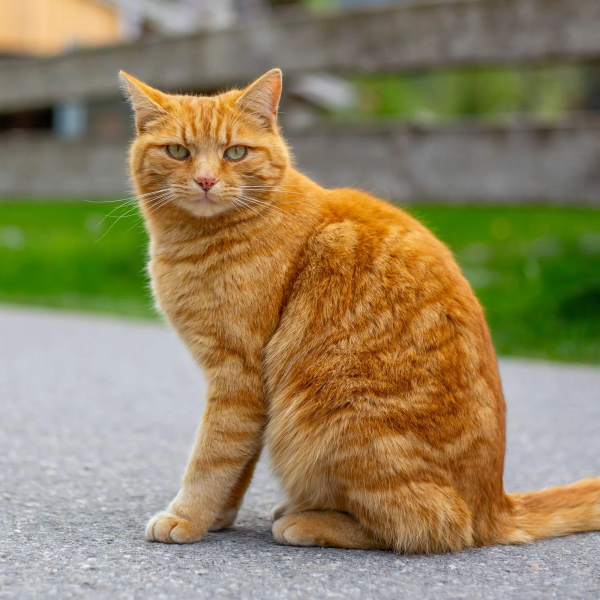
#> input picture cat.jpg, 1200 x 1200 px (shown at 1/2 size)
$ python compare.py
#> lines starting #> are read from the running program, lines starting #| are printed output that depends on the picture
### utils.py
from PIL import Image
import os


def load(path, scale=1.0):
#> called with path = 'cat.jpg', scale = 0.25
    img = Image.open(path)
#> img is the input picture: PIL image 1200x1200 RGB; mean R, G, B 145.6, 131.4, 96.4
    base_name = os.path.splitext(path)[0]
    print(f"Opened: {path}")
    print(f"Size: {img.size[0]}x{img.size[1]}  Mode: {img.mode}")
#| Size: 1200x1200  Mode: RGB

    gray = img.convert("L")
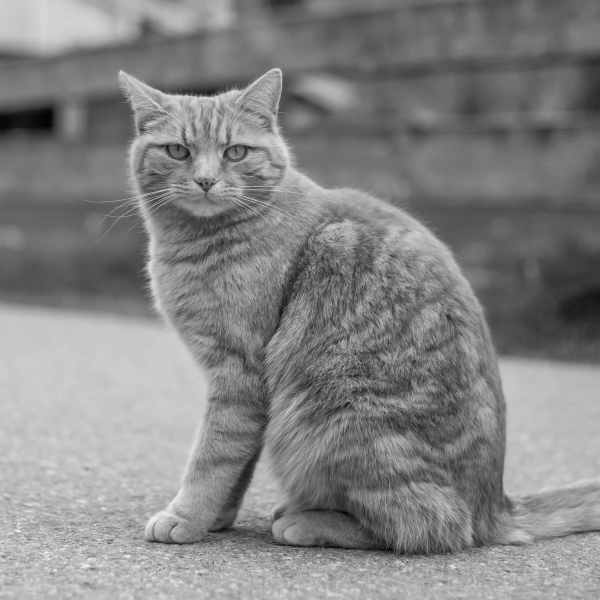
#> gray: PIL image 1200x1200 L (shown at 1/2 size); min 2, max 248, mean 131.6
    if scale != 1.0:
        new_size = (int(img.width * scale), int(img.height * scale))
#> new_size = (300, 300)
        gray = gray.resize(new_size, Image.LANCZOS)
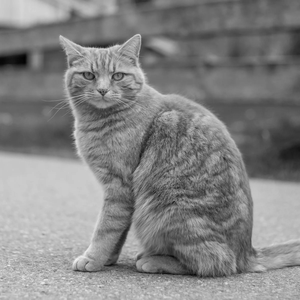
#> gray: PIL image 300x300 L; min 2, max 244, mean 131.6
        print(f"Scaled to: {gray.size[0]}x{gray.size[1]}")
#| Scaled to: 300x300

    width, height = gray.size
#> width = 300; height = 300
    pixels = [float(p) for p in gray.getdata()]
#> pixels = 90000 items
    return pixels, width, height, base_name


OUTPUT_DIR = "output"


# [7 lines left out: function save, not called in this run]

### threshold.py
from utils import load, save

FILE = "cat.jpg"
SCALE = 0.25
THRESHOLD = 128


def dither(pixels, width, height):
    return [255.0 if p >= THRESHOLD else 0.0 for p in pixels]


# [4 lines that do not run on import are left out]

### random_noise.py
import random
from utils import load, save

FILE = "cat.jpg"
SCALE = 0.25
STRENGTH = .75  # 0.0 = hard threshold, 1.0 = full noise


def dither(pixels, width, height, strength=STRENGTH):
    return [
        255.0 if p > 128 + (random.uniform(0, 255) - 128) * strength else 0.0
        for p in pixels
    ]


# [4 lines that do not run on import are left out]

### blue_noise.py
import numpy as np
from utils import load, save

FILE = "cat.jpg"
SCALE = 0.25
TILE = 64       # blue noise texture tile size
STRENGTH = .75  # 0.0 = hard threshold, 1.0 = full noise


def make_blue_noise(size=64, seed=42):
    """Generate a blue noise tile via frequency-domain filtering of white noise."""
    rng = np.random.default_rng(seed)
    white = rng.random((size, size))

    # Build a high-pass frequency weight: weight each frequency by its magnitude
    freq = np.fft.fftfreq(size)
    fx, fy = np.meshgrid(freq, freq)
    magnitude = np.sqrt(fx**2 + fy**2)
    magnitude[0, 0] = 1  # avoid divide-by-zero at DC; DC will be zeroed anyway

    # Filter: amplify high frequencies, suppress low
    F = np.fft.fft2(white)
    F_filtered = F * magnitude
    filtered = np.real(np.fft.ifft2(F_filtered))

    # Rank-order normalize to [0, 255] so thresholds are uniformly spread
    flat = filtered.ravel()
    order = np.argsort(flat)
    result = np.empty_like(flat)
    result[order] = np.linspace(0, 255, len(flat))
    return result.reshape(size, size)


_BLUE_NOISE = make_blue_noise(TILE)


def dither(pixels, width, height, strength=STRENGTH):
    result = []
    for i, p in enumerate(pixels):
        x = i % width
        y = i // width
        threshold = 128 + (_BLUE_NOISE[y % TILE, x % TILE] - 128) * strength
        result.append(255.0 if p > threshold else 0.0)
    return result


# [4 lines that do not run on import are left out]

### floyd_steinberg.py
from utils import load, save

FILE = "cat.jpg"
SCALE = 0.25


def dither(pixels, width, height):
    buf = list(pixels)

    for y in range(height):
        for x in range(width):
            old = buf[y * width + x]
            new = 255.0 if old >= 128 else 0.0
            buf[y * width + x] = new
            err = old - new

            if x + 1 < width:
                buf[y * width + (x + 1)] += err * 7 / 16
            if y + 1 < height:
                if x - 1 >= 0:
                    buf[(y + 1) * width + (x - 1)] += err * 3 / 16
                buf[(y + 1) * width + x] += err * 5 / 16
                if x + 1 < width:
                    buf[(y + 1) * width + (x + 1)] += err * 1 / 16

    return buf


# [4 lines that do not run on import are left out]

### bayer.py
from utils import load, save

FILE = "cat.jpg"
SCALE = 0.25
SIZE = 4        # 2 for 2x2 matrix, 4 for 4x4 matrix
STRENGTH = 1.0  # 0.0 = hard threshold, 1.0 = full range

BAYER_2X2 = [
    [0, 2],
    [3, 1],
]

BAYER_4X4 = [
    [ 0,  8,  2, 10],
    [12,  4, 14,  6],
    [ 3, 11,  1,  9],
    [15,  7, 13,  5],
]


def make_threshold_matrix(bayer):
    """Normalize a Bayer matrix to [0, 255] thresholds."""
    n = len(bayer) * len(bayer[0])
    return [[(v + 0.5) / n * 255 for v in row] for row in bayer]


_MATRICES = {
    2: make_threshold_matrix(BAYER_2X2),
    4: make_threshold_matrix(BAYER_4X4),
}


def dither(pixels, width, height, size=SIZE, strength=STRENGTH):
    matrix = _MATRICES[size]
    result = []
    for i, p in enumerate(pixels):
        x = i % width
        y = i // width
        threshold = 128 + (matrix[y % size][x % size] - 128) * strength
        result.append(255.0 if p > threshold else 0.0)
    return result


# [4 lines that do not run on import are left out]

### jarvis_judice_ninke.py
from utils import load, save

FILE = "cat.jpg"
SCALE = 0.25

_DIFFUSION = [
    (0,  1,  7), (0,  2,  5), (1, -2,  3), (1, -1,  5), (1,  0,  7),
    (1,  1,  5), (1,  2,  3), (2, -2,  1), (2, -1,  3), (2,  0,  5),
    (2,  1,  3), (2,  2,  1),
]


def dither(pixels, width, height):
    buf = list(pixels)

    for y in range(height):
        for x in range(width):
            old = buf[y * width + x]
            new = 255.0 if old >= 128 else 0.0
            buf[y * width + x] = new
            err = old - new

            for dy, dx, weight in _DIFFUSION:
                ny, nx = y + dy, x + dx
                if 0 <= ny < height and 0 <= nx < width:
                    buf[ny * width + nx] += err * weight / 48

    return buf


# [4 lines that do not run on import are left out]

### compare.py
from PIL import Image, ImageDraw, ImageFont
import threshold, random_noise, blue_noise, floyd_steinberg, bayer, jarvis_judice_ninke
from utils import load

FILE = "cat.jpg"
SCALE = 0.25
LABEL_HEIGHT = 20

METHODS = [
    ("threshold",           lambda p, w, h: threshold.dither(p, w, h)),
    ("random noise",        lambda p, w, h: random_noise.dither(p, w, h)),
    ("blue noise",          lambda p, w, h: blue_noise.dither(p, w, h)),
    ("bayer 2x2",           lambda p, w, h: bayer.dither(p, w, h, size=2)),
    ("bayer 4x4",           lambda p, w, h: bayer.dither(p, w, h, size=4)),
    ("floyd-steinberg",     lambda p, w, h: floyd_steinberg.dither(p, w, h)),
    ("Jarvis Judice Ninke", lambda p, w, h: jarvis_judice_ninke.dither(p, w, h)),
]


def make_panel(pixels, width, height, label):
    """Dithered image with a label strip underneath."""
    panel = Image.new("L", (width, height + LABEL_HEIGHT), color=200)
    img = Image.new("L", (width, height))
    img.putdata([int(max(0, min(255, p))) for p in pixels])
    panel.paste(img, (0, 0))

    draw = ImageDraw.Draw(panel)
    try:
        font = ImageFont.truetype("/System/Library/Fonts/Helvetica.ttc", 12)
    except Exception:
        font = ImageFont.load_default()

    bbox = draw.textbbox((0, 0), label, font=font)
    text_w = bbox[2] - bbox[0]
    x = (width - text_w) // 2
    draw.text((x, height + 2), label, fill=0, font=font)
    return panel


if __name__ == "__main__":
    pixels, width, height, base_name = load(FILE, SCALE)
#> pixels = 90000 items; width = 300; height = 300; base_name = 'cat'

    panels = []
    for label, fn in METHODS:
        print(f"Running {label}...")
        result = fn(pixels, width, height)
        panels.append(make_panel(result, width, height, label))
#> this loop made 7 passes
#> (bbox in make_panel, text_w in make_panel, x in make_panel) on passes 1 to 7: ((0, 2, 57, 12), 57, 121), ((0, 2, 82, 12), 82, 109), ((0, 2, 62, 12), 62, 119), ((0, 2, 61, 15), 61, 119), ((0, 2, 61, 15), 61, 119), ((0, 2, 91, 15), 91, 104), ((-1, 2, 110, 14), 111, 94)
#> after the loop, panels = 7 items

    total_width = width * len(panels)
#> total_width = 2100
    total_height = height + LABEL_HEIGHT
#> total_height = 320
    comparison = Image.new("L", (total_width, total_height), color=200)
#> comparison: PIL image 2100x320 L; every value is 200
    for i, panel in enumerate(panels):
        comparison.paste(panel, (i * width, 0))
#> this loop made 7 passes
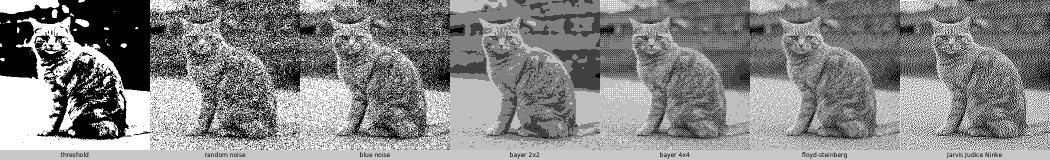
#> comparison: PIL image 2100x320 L (shown at 1/2 size); min 0, max 255, mean 134.1

    out = f"output/{base_name}_compare_{SCALE}.png"
#> out = 'output/cat_compare_0.25.png'
    comparison.save(out)
    print(f"Saved {out}")
#| Saved output/cat_compare_0.25.png
